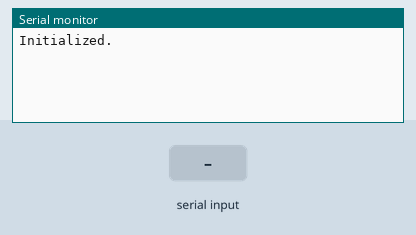
Recording of a sketch running on a simulated Arduino Uno, built with avr-gcc and run on an emulated ATmega328P. Parts: the last lines printed to the serial monitor. The inputs (shaded band) are chosen by the test bench.

Above: at 1.2 s.
1.3 s: "1" received over Serial
At 2.8 s:
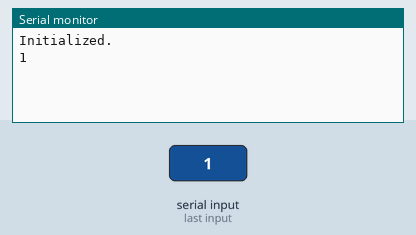
3.5 s: "0" received over Serial
At 4.8 s:
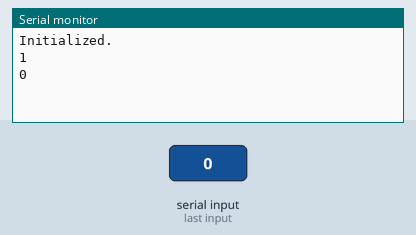
5.0 s: "2" received over Serial
At 7.0 s:
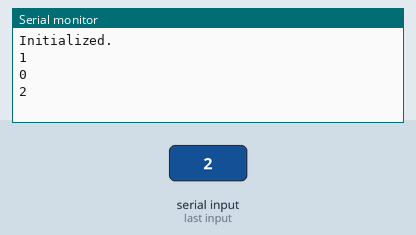

Measured:
- after the input at 1.3 s, the serial monitor: prints a new line after 0.70 s (image 1)
- after the input at 3.5 s, the serial monitor: prints a new line after 0.50 s (image 2)
- after the input at 5.0 s, the serial monitor: prints a new line after 1.0 s (image 3)

The sketch:

droidduinocon.ino
```cpp
String message;

void setup() {

  // Start USB communication
  Serial.begin(9600);

  Serial.println("Initialized.");
}

void loop(){
  while(Serial.available())
  {//while there is data available on the serial monitor
    message+=char(Serial.read());//store string from serial command
  }
  if(!Serial.available())
  {
    if(message!="")
    {//if data is available
      Serial.println(message); //show the data
      message=""; //clear the data
    }
  }
  delay(1000); //delay
}
```
